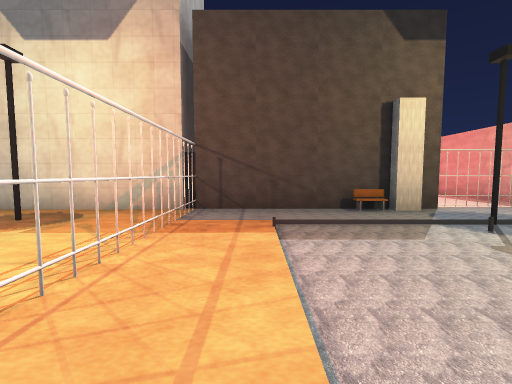
view 1 (above)

16 first-person views from a walk through a 3-D level made in the Unity game engine. The camera is 1.4 m above the floor, tilts 4° down and sees 90° across. The floor is counted in squares, 2 m on a side. Each view is taken from the middle of a square. On the plan, view 1 faces up. The plan holds only what a view shows up to about 9 squares ahead; the rest is blank. The place goes on beyond the plan. The player is left out.

view 2
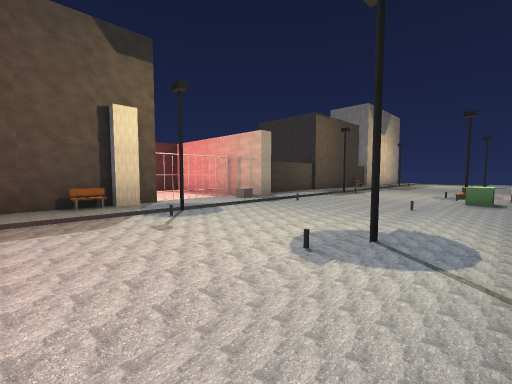

view 3
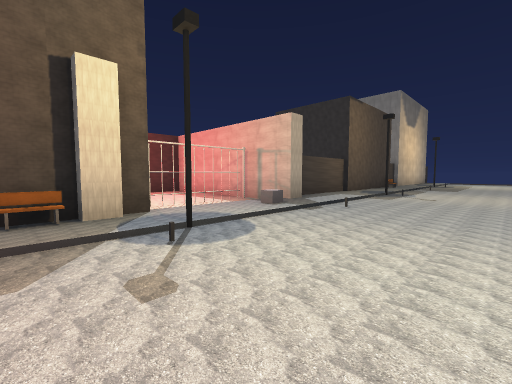

view 4
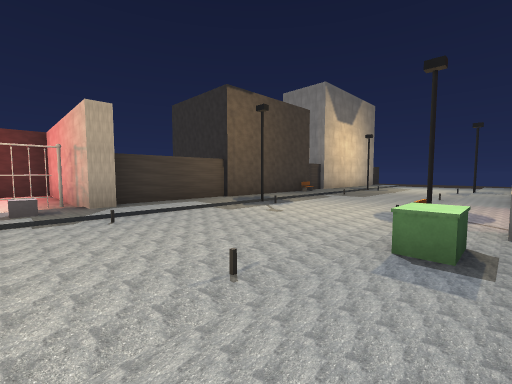

view 5
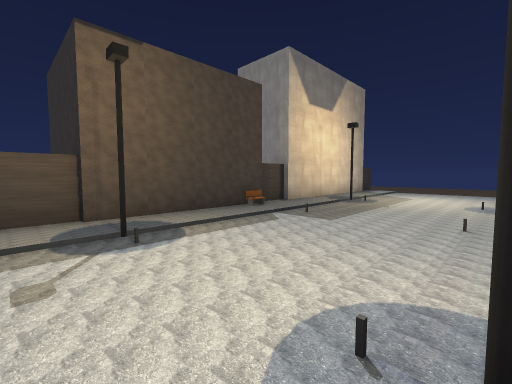

view 6
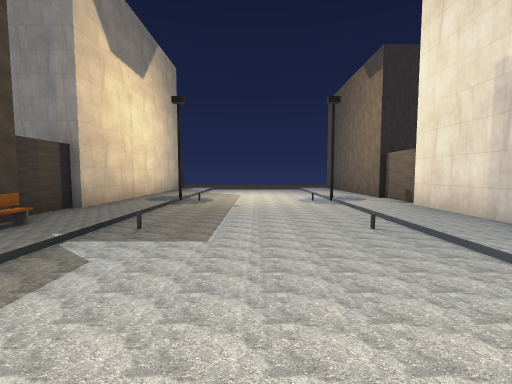

view 7
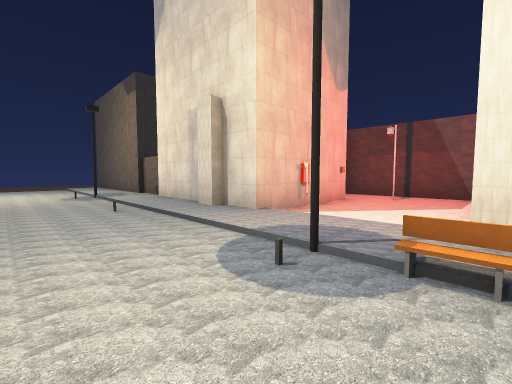

view 8
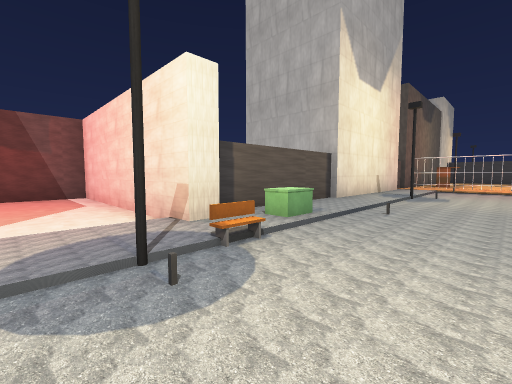

view 9
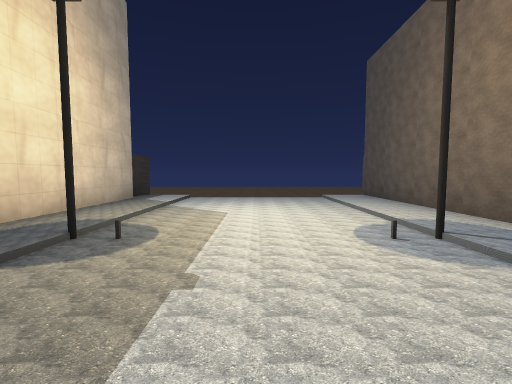

view 10
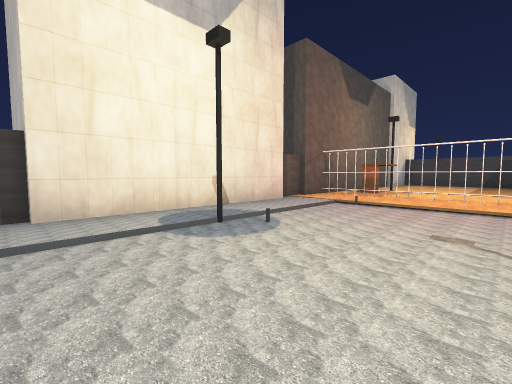

view 11
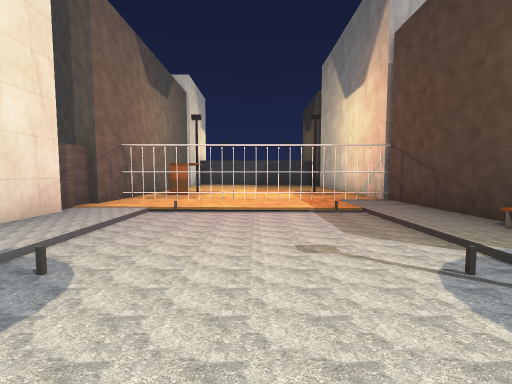

view 12
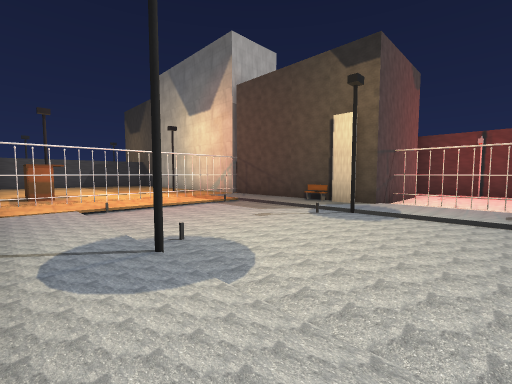

view 13
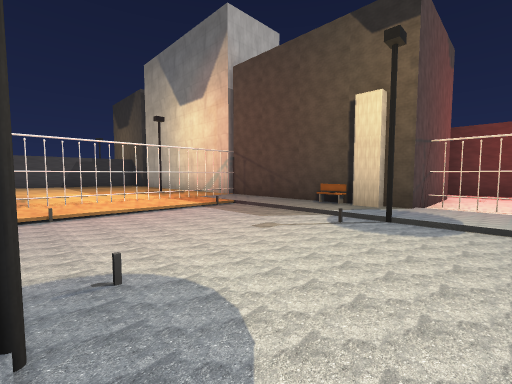

view 14
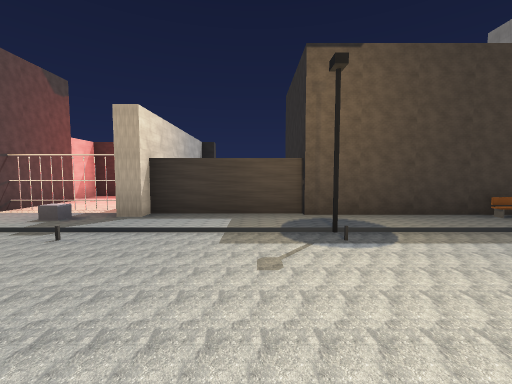

view 15
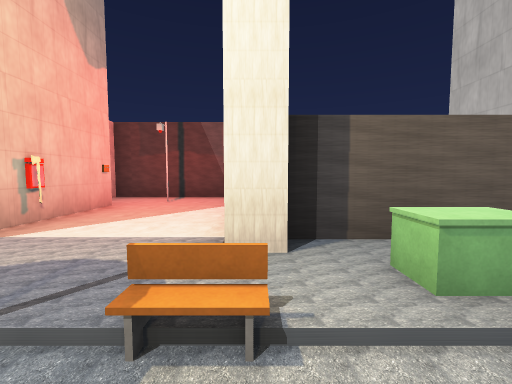

view 16
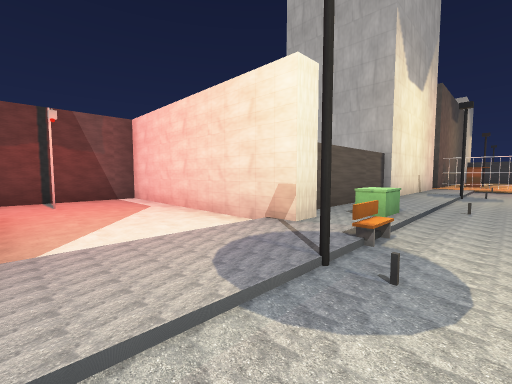

### Floor plan
Key: @ floor where view 1 was taken; # wall or solid block; . main floor; : floor 0.25 m higher than the main floor; / step, stairs or slope; v drop or lower ground; O other object.
Columns run from 4 left of view 1 to 24 right of it. Each row starts with its distance up from view 1.
  9         #  #
  8         #..#v
  7         OOOOv
  6   # ### ...O################
  5 ###O::/#::/#:::::::/::::::::v
  4 #::O////#//////#///////#////v
  3  ::O/.......................v
  2  ::O/.......................v
  1  ::O/.......................v
  0 ###O@///#//////#///////#////v
 -1  ##:::::::::::#:::/:::::::::v
 -2     ###########...###########
 -3           v   #..O#
 -4           v   #...#
 -5           v   #.O.
 -6               #.O..
 -7               #####

Where each view was taken, in squares from view 1:
view 1: 0 up, 0 right, facing up
view 2: 1 down, 1 right, facing up-right
view 3: 1 up, 2 right, facing up-right
view 4: 1 down, 6 right, facing up-right
view 5: 0 up, 10 right, facing up-right
view 6: 2 up, 12 right, facing right
view 7: 2 up, 10 right, facing down-right
view 8: 2 up, 12 right, facing down-left
view 9: 2 up, 16 right, facing right
view 10: 3 up, 6 right, facing down-left
view 11: 2 up, 5 right, facing left
view 12: 1 down, 6 right, facing up-left
view 13: 0 up, 5 right, facing up-left
view 14: 0 up, 10 right, facing up
view 15: 1 up, 10 right, facing down
view 16: 1 up, 13 right, facing down-left
